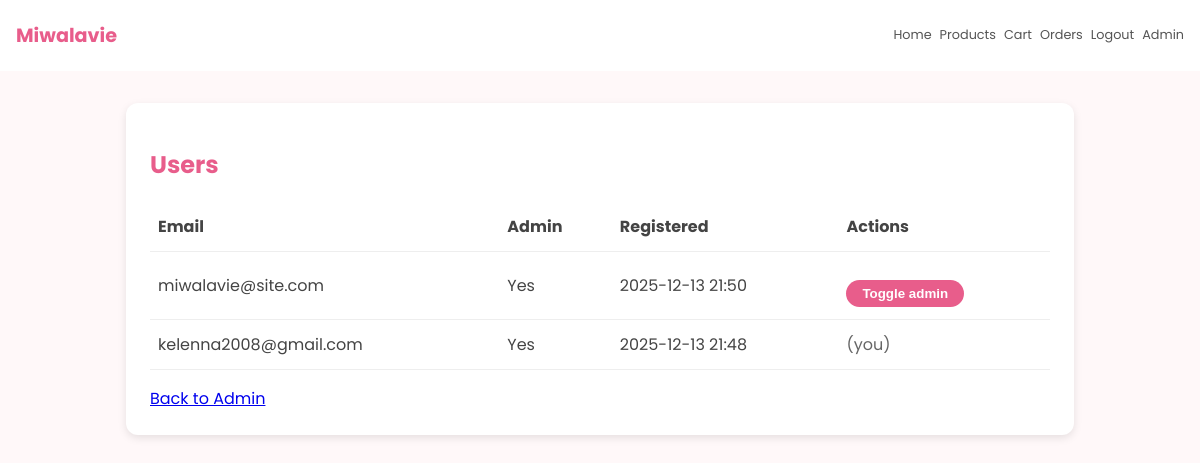
Page /admin/users (signed in) on the committed database.
### app/models.py (models this page shows, shortened)
class User(db.Model, UserMixin):
    __tablename__ = "users"
    id = db.Column(db.Integer, primary_key=True)
    email = db.Column(db.String(255), unique=True, nullable=False, index=True)
    password_hash = db.Column(db.String(255), nullable=False)
    is_admin = db.Column(db.Boolean, default=False, nullable=False)
    created_at = db.Column(db.DateTime, default=datetime.utcnow, nullable=False)
    orders = db.relationship("Order", back_populates="user", cascade="all, delete-orphan")

### app/admin_routes.py (the view)
@bp.get("/users")
def users():
    users = User.query.order_by(User.created_at.desc()).all()
    return render_template("admin/users.html", users=users)

### app/admin_routes.py (called while the page is built)
def _admin_required():
    if not current_user.is_authenticated:
        return redirect(url_for("auth.login", next=request.path))
    if not getattr(current_user, "is_admin", False):
        abort(403)
    return None

@bp.before_request
def _guard_admin_routes():
    res = _admin_required()
    if res is not None:
        return res

### app/auth_routes.py (called while the page is built)
@login_manager.user_loader
def load_user(user_id: str):
    try:
        return db.session.get(User, int(user_id))
    except Exception:
        return None

### templates/admin/users.html (shortened to what this page needs)
{% extends "base.html" %}
{% block head %}
  <link rel="stylesheet" href="{{ url_for('static', filename='css/cart.css') }}">
{% endblock %}
{% block content %}
  <div class="admin-box">
    <h2 style="color:#e85d8b;">Users</h2>
    <table>
      <thead>
        <tr>
          <th>Email</th>
          <th>Admin</th>
          <th>Registered</th>
          <th>Actions</th>
        </tr>
      </thead>
      <tbody>
        {% for u in users %}
          <tr>
            <td>{{ u.email }}</td>
            <td>{{ 'Yes' if u.is_admin else 'No' }}</td>
            <td>{{ u.created_at.strftime('%Y-%m-%d %H:%M') }}</td>
            <td>
              {% if u.id != current_user.id %}
                <form method="post" action="{{ url_for('admin.toggle_admin', user_id=u.id) }}">
                  <button class="checkout-btn" type="submit" style="padding:.4rem 1rem; border-radius: 20px;">Toggle admin</button>
                </form>
              {% else %}
                <span style="color:#666;">(you)</span>
              {% endif %}
            </td>
          </tr>
        {% endfor %}
      </tbody>
    </table>
    <div style="margin-top: 1rem;">
      <a href="{{ url_for('admin.dashboard') }}">Back to Admin</a>
    </div>
  </div>
{% endblock %}

### static/css/cart.css (style rules this page uses)
body { margin: 0; font-family: "Poppins", sans-serif; background-color: #fff8f9; color: #444; }
.checkout-btn { background: #e85d8b; color: white; border: none; padding: 0.8rem 2rem; border-radius: 30px; cursor: pointer; font-weight: 600; margin-top: 1rem; }

### templates/admin/users.html (style rules this page uses)
.admin-box { max-width: 900px; margin: 2rem auto; background: #fff; padding: 1.5rem; border-radius: 12px; box-shadow: 0 3px 8px rgba(0,0,0,0.1); }
table { width: 100%; border-collapse: collapse; }
th, td { text-align: left; padding: .75rem .5rem; border-bottom: 1px solid #eee; }

### rows in the picture
User: email "miwalavie@site.com", is_admin "Yes", created_at "2025-12-13 21:50"
User: email "kelenna2008@gmail.com", is_admin "Yes", created_at "2025-12-13 21:48", shows "(you)"
